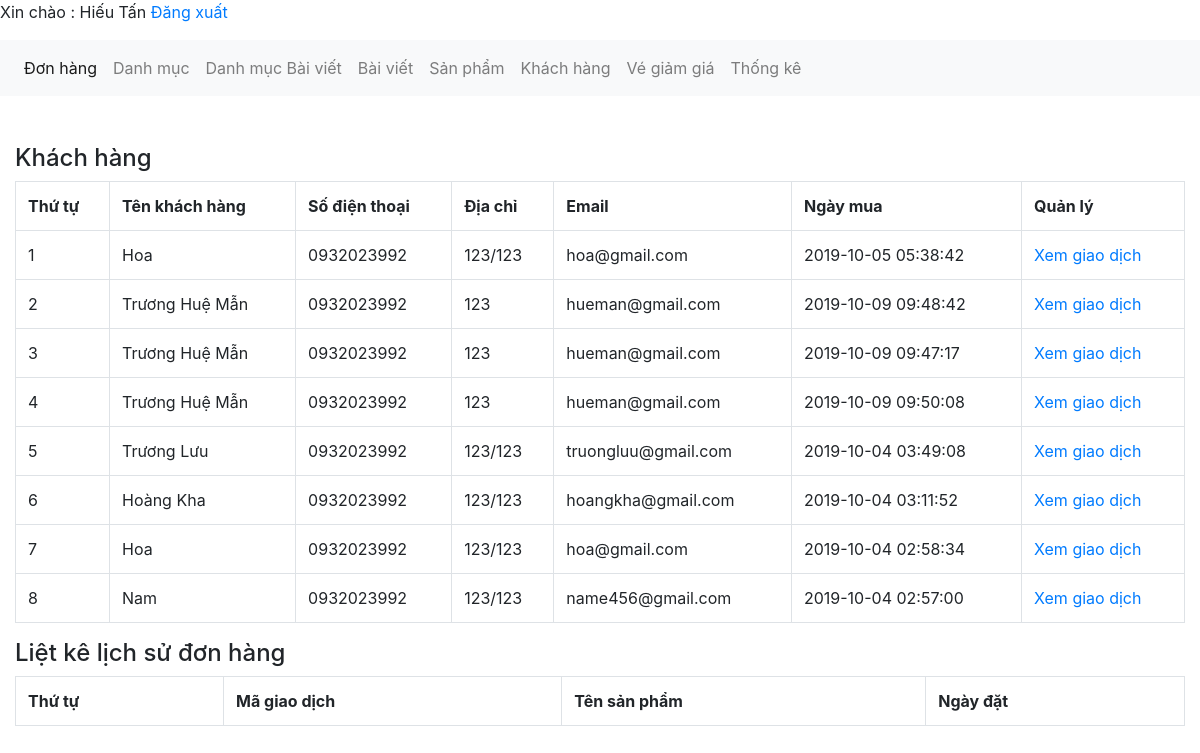
Screenshot of /admin/xulykhachhang.php (signed in) with the database file from the repository.
### tables this page shows
CREATE TABLE `tbl_giaodich` (
  `giaodich_id` int(11) NOT NULL,
  `sanpham_id` int(11) NOT NULL,
  `soluong` int(11) NOT NULL,
  `magiaodich` varchar(50) NOT NULL,
  `ngaythang` timestamp NOT NULL DEFAULT current_timestamp() ON UPDATE current_timestamp(),
  `khachhang_id` int(11) NOT NULL,
  `tinhtrangdon` int(11) NOT NULL DEFAULT 0,
  `huydon` int(11) NOT NULL DEFAULT 0,
  `voucher_id` int(11) NOT NULL
);

CREATE TABLE `tbl_khachhang` (
  `khachhang_id` int(11) NOT NULL,
  `name` varchar(100) NOT NULL,
  `phone` varchar(50) NOT NULL,
  `address` varchar(200) NOT NULL,
  `note` text NOT NULL,
  `email` varchar(150) NOT NULL,
  `password` varchar(100) NOT NULL,
  `giaohang` int(11) NOT NULL
);

### admin/xulykhachhang.php (the view, shortened to what this page needs)
<?php
	include('../db/connect.php');
?>
<!DOCTYPE html>
<html lang="en">
<head>
	<link href="../css/bootstrap.css" rel="stylesheet" type="text/css" media="all" />
</head>
<body>
<?php include "dashboard.php";?>
	<br><br>
	<div class="container-fluid">
		<div class="row">
			<div class="col-md-12">
				<h4>Khách hàng</h4>
				<?php
				$sql_select_khachhang = mysqli_query($con,"SELECT * FROM tbl_khachhang,tbl_giaodich WHERE tbl_khachhang.khachhang_id=tbl_giaodich.khachhang_id GROUP BY tbl_giaodich.magiaodich ORDER BY tbl_khachhang.khachhang_id DESC");
				?>
				<table class="table table-bordered ">
					<tr>
						<th>Thứ tự</th>
						<th>Tên khách hàng</th>
						<th>Số điện thoại</th>
						<th>Địa chỉ</th>
						<th>Email</th>
						<th>Ngày mua</th>
						<th>Quản lý</th>
					</tr>
					<?php
					$i = 0;
					while($row_khachhang = mysqli_fetch_array($sql_select_khachhang)){
						$i++;
					?>
					<tr>
						<td><?php echo $i; ?></td>
						<td><?php echo $row_khachhang['name']; ?></td>
						<td><?php echo $row_khachhang['phone']; ?></td>
						<td><?php echo $row_khachhang['address']; ?></td>
						<td><?php echo $row_khachhang['email'] ?></td>
						<td><?php echo $row_khachhang['ngaythang'] ?></td>
						<td><a href="?quanly=xemgiaodich&khachhang=<?php echo $row_khachhang['magiaodich'] ?>">Xem giao dịch</a></td>
					</tr>
					 <?php
					}
					?>
				</table>
			</div>
			<div class="col-md-12">
				<h4>Liệt kê lịch sử đơn hàng</h4>
				<table class="table table-bordered ">
					<tr>
						<th>Thứ tự</th>
						<th>Mã giao dịch</th>
						<th>Tên sản phẩm</th>
						<th>Ngày đặt</th>
					</tr>
				</table>
			</div>
		</div>
	</div>
</body>
</html>

### rows the page displays
tbl_giaodich: khachhang.name "Hoa", khachhang.phone "0932023992", khachhang.address "123/123", khachhang.email "hoa@gmail.com", ngaythang "2019-10-05 05:38:42"
tbl_giaodich: khachhang.name "Trương Huệ Mẫn", khachhang.phone "0932023992", khachhang.address "123", khachhang.email "hueman@gmail.com", ngaythang "2019-10-09 09:48:42"
tbl_giaodich: khachhang.name "Trương Huệ Mẫn", khachhang.phone "0932023992", khachhang.address "123", khachhang.email "hueman@gmail.com", ngaythang "2019-10-09 09:47:17"
tbl_giaodich: khachhang.name "Trương Huệ Mẫn", khachhang.phone "0932023992", khachhang.address "123", khachhang.email "hueman@gmail.com", ngaythang "2019-10-09 09:50:08"
tbl_giaodich: khachhang.name "Trương Lưu", khachhang.phone "0932023992", khachhang.address "123/123", khachhang.email "truongluu@gmail.com", ngaythang "2019-10-04 03:49:08"
tbl_giaodich: khachhang.name "Hoàng Kha", khachhang.phone "0932023992", khachhang.address "123/123", khachhang.email "hoangkha@gmail.com", ngaythang "2019-10-04 03:11:52"
tbl_giaodich: khachhang.name "Hoa", khachhang.phone "0932023992", khachhang.address "123/123", khachhang.email "hoa@gmail.com", ngaythang "2019-10-04 02:58:34"
tbl_giaodich: khachhang.name "Nam", khachhang.phone "0932023992", khachhang.address "123/123", khachhang.email "name456@gmail.com", ngaythang "2019-10-04 02:57:00"

### other values shown
$_SESSION['dangnhap'] "Hiếu Tấn"
